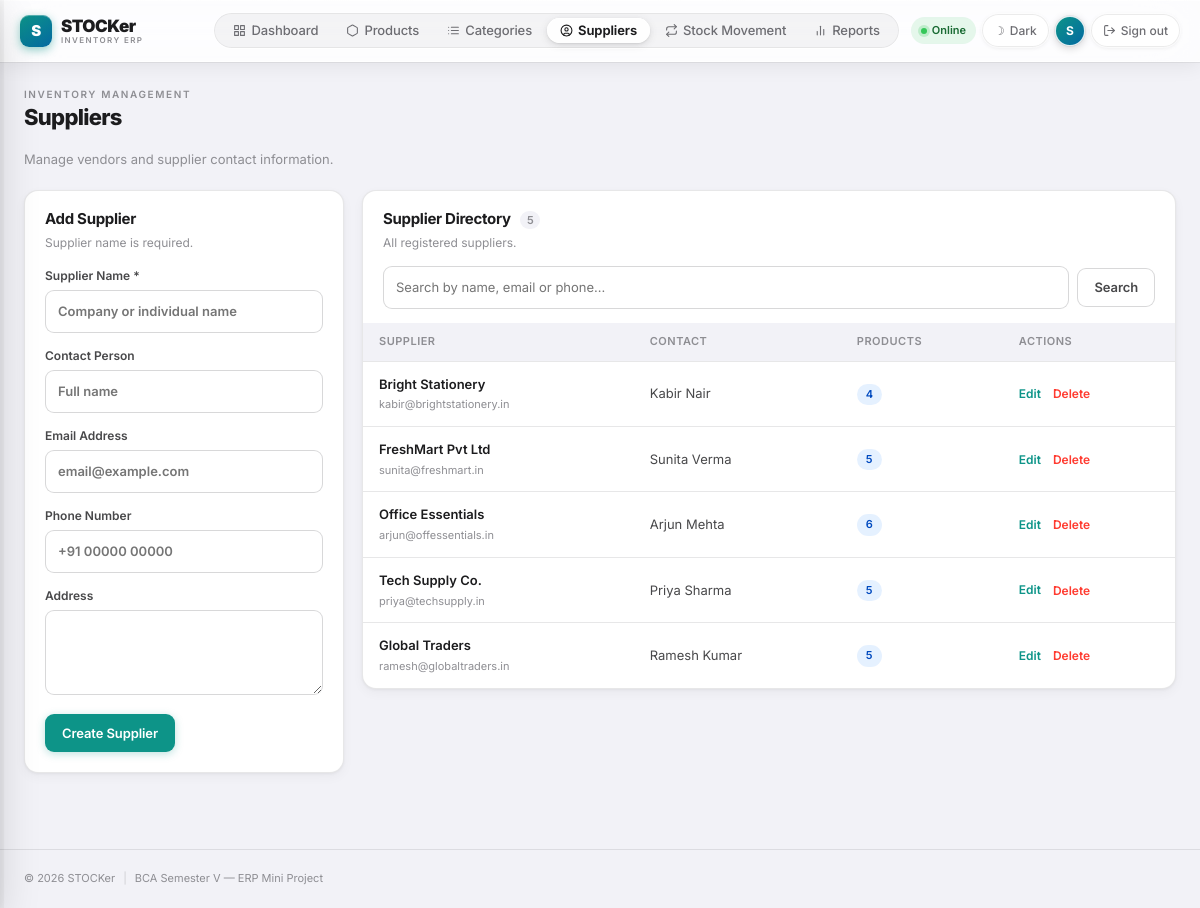
Page /suppliers.php (signed in) on the committed database.
### tables this page shows
CREATE TABLE `suppliers` (
  `id`             int(10) UNSIGNED NOT NULL AUTO_INCREMENT,
  `name`           varchar(150) NOT NULL,
  `contact_person` varchar(100) DEFAULT NULL,
  `email`          varchar(150) DEFAULT NULL,
  `phone`          varchar(30)  DEFAULT NULL,
  `address`        varchar(500) DEFAULT NULL,
  `created_at`     timestamp    NOT NULL DEFAULT current_timestamp(),
  PRIMARY KEY (`id`)
);

### config.php (called while the page is built, shortened)
<?php
function e(mixed $value): string {
    return htmlspecialchars((string)$value, ENT_QUOTES | ENT_SUBSTITUTE, 'UTF-8');
}

### suppliers.php (the view, shortened to what this page needs)
<?php
require_once 'config.php';
$pdo = db();
$editId = (int)($_GET['edit'] ?? 0);
$edit = ['name'=>'','contact_person'=>'','email'=>'','phone'=>'','address'=>''];
$q = trim((string)($_GET['q'] ?? ''));
$s = $pdo->prepare('SELECT s.*, COUNT(p.id) AS product_count FROM suppliers s LEFT JOIN products p ON p.supplier_id=s.id WHERE s.name LIKE ? OR s.email LIKE ? OR s.phone LIKE ? GROUP BY s.id ORDER BY s.id DESC');
$s->execute(['%'.$q.'%','%'.$q.'%','%'.$q.'%']);
$rows = $s->fetchAll();
require 'includes/header.php';
?>
<div class="page-actions">
  <p>Manage vendors and supplier contact information.</p>
</div>
<div class="two-col">
  <article class="panel">
    <div class="panel-head">
      <div>
        <h3><?= $editId ? 'Edit Supplier' : 'Add Supplier' ?></h3>
        <p>Supplier name is required.</p>
      </div>
    </div>
    <form method="post" class="form-stack">
      <label>Supplier Name *
        <input name="name" required maxlength="150" value="<?= e($edit['name']) ?>" placeholder="Company or individual name">
      </label>
      <label>Contact Person
        <input name="contact_person" maxlength="100" value="<?= e($edit['contact_person']) ?>" placeholder="Full name">
      </label>
      <label>Email Address
        <input type="email" name="email" maxlength="150" value="<?= e($edit['email']) ?>" placeholder="email@example.com">
      </label>
      <label>Phone Number
        <input name="phone" maxlength="30" value="<?= e($edit['phone']) ?>" placeholder="+91 00000 00000">
      </label>
      <label>Address
        <textarea name="address" rows="3" maxlength="500"><?= e($edit['address']) ?></textarea>
      </label>
      <div class="form-actions">
        <button class="btn primary" type="submit"><?= $editId ? 'Save Changes' : 'Create Supplier' ?></button>
      </div>
    </form>
  </article>
  <article class="panel">
    <div class="panel-head">
      <div>
        <h3>Supplier Directory <span class="count-badge"><?= count($rows) ?></span></h3>
        <p>All registered suppliers.</p>
      </div>
    </div>
    <form class="filters" method="get" style="padding-bottom:14px">
      <input name="q" value="<?= e($q) ?>" placeholder="Search by name, email or phone...">
      <button class="btn secondary" type="submit">Search</button>
    </form>
    <div class="table-wrap">
      <table>
        <thead>
          <tr><th>Supplier</th><th>Contact</th><th>Products</th><th>Actions</th></tr>
        </thead>
        <tbody>
        <?php foreach ($rows as $r): ?>
          <tr>
            <td>
              <b><?= e($r['name']) ?></b>
              <small class="subline"><?= e($r['email']) ?></small>
            </td>
            <td><?= e($r['contact_person'] ?: ($r['phone'] ?: '&mdash;')) ?></td>
            <td><span class="pill info"><?= $r['product_count'] ?></span></td>
            <td>
              <div class="actions">
                <a class="action-link" href="suppliers.php?edit=<?= $r['id'] ?>">Edit</a>
                <form method="post" class="inline-form" data-confirm="Delete supplier '<?= e($r['name']) ?>'?">
                  <button class="action-link danger-link" type="submit">Delete</button>
                </form>
              </div>
            </td>
          </tr>
        <?php endforeach; ?>
        </tbody>
      </table>
    </div>
  </article>
</div>
<?php require 'includes/footer.php'; ?>

### rows in the picture
suppliers: name "Bright Stationery", email "kabir@brightstationery.in", contact_person "Kabir Nair", product_count "4"
suppliers: name "FreshMart Pvt Ltd", email "sunita@freshmart.in", contact_person "Sunita Verma", product_count "5"
suppliers: name "Office Essentials", email "arjun@offessentials.in", contact_person "Arjun Mehta", product_count "6"
suppliers: name "Tech Supply Co.", email "priya@techsupply.in", contact_person "Priya Sharma", product_count "5"
suppliers: name "Global Traders", email "ramesh@globaltraders.in", contact_person "Ramesh Kumar", product_count "5"

### other values in the picture
$item['title'] "Dashboard"
$item['title'] "Products"
$item['title'] "Categories"
$item['title'] "Suppliers"
$item['title'] "Stock Movement"
$item['title'] "Reports"
$userInitial "S"
$pageTitle "Suppliers"
count($rows) "5"
